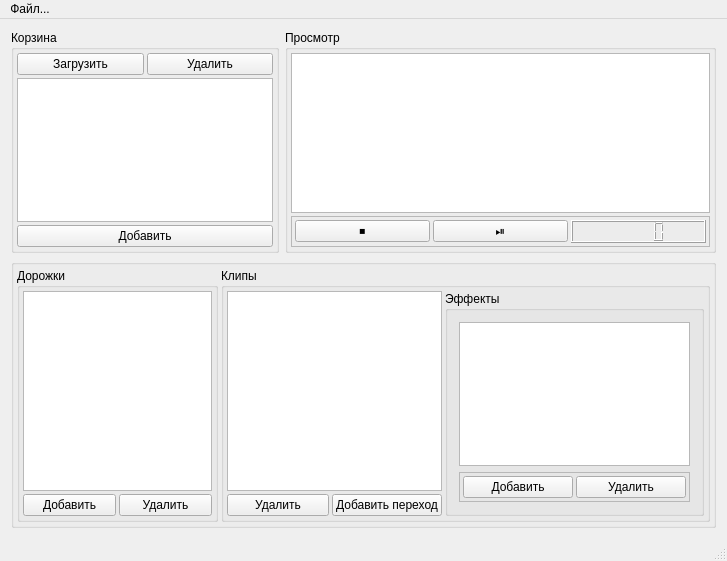
<?xml version="1.0" encoding="UTF-8"?>
<ui version="4.0">
 <class>MainWindow</class>
 <widget class="QMainWindow" name="MainWindow">
  <property name="geometry">
   <rect>
    <x>0</x>
    <y>0</y>
    <width>727</width>
    <height>561</height>
   </rect>
  </property>
  <property name="windowTitle">
   <string>Эффекты</string>
  </property>
  <widget class="QWidget" name="centralWidget">
   <layout class="QGridLayout" name="gridLayout">
    <item row="0" column="1">
     <widget class="QGroupBox" name="groupView">
      <property name="title">
       <string>Просмотр</string>
      </property>
      <layout class="QGridLayout" name="gridLayout_3">
       <property name="leftMargin">
        <number>3</number>
       </property>
       <property name="topMargin">
        <number>3</number>
       </property>
       <property name="rightMargin">
        <number>3</number>
       </property>
       <property name="bottomMargin">
        <number>3</number>
       </property>
       <property name="spacing">
        <number>3</number>
       </property>
       <item row="0" column="0">
        <widget class="QGraphicsView" name="graphView"/>
       </item>
       <item row="1" column="0">
        <widget class="QFrame" name="framePlayback">
         <property name="frameShape">
          <enum>QFrame::StyledPanel</enum>
         </property>
         <property name="frameShadow">
          <enum>QFrame::Raised</enum>
         </property>
         <layout class="QGridLayout" name="gridLayout_6">
          <property name="leftMargin">
           <number>3</number>
          </property>
          <property name="topMargin">
           <number>3</number>
          </property>
          <property name="rightMargin">
           <number>3</number>
          </property>
          <property name="bottomMargin">
           <number>3</number>
          </property>
          <property name="spacing">
           <number>3</number>
          </property>
          <item row="0" column="1">
           <widget class="QPushButton" name="btnPlay">
            <property name="text">
             <string>⏯</string>
            </property>
           </widget>
          </item>
          <item row="0" column="2">
           <widget class="QLCDNumber" name="lcdFrame"/>
          </item>
          <item row="0" column="0">
           <widget class="QPushButton" name="btnStop">
            <property name="text">
             <string>⏹</string>
            </property>
           </widget>
          </item>
         </layout>
        </widget>
       </item>
      </layout>
     </widget>
    </item>
    <item row="0" column="0">
     <widget class="QGroupBox" name="groupBin">
      <property name="title">
       <string>Корзина</string>
      </property>
      <layout class="QGridLayout" name="gridLayout_2">
       <property name="leftMargin">
        <number>3</number>
       </property>
       <property name="topMargin">
        <number>3</number>
       </property>
       <property name="rightMargin">
        <number>3</number>
       </property>
       <property name="bottomMargin">
        <number>3</number>
       </property>
       <property name="spacing">
        <number>3</number>
       </property>
       <item row="2" column="1" colspan="2">
        <widget class="QListWidget" name="listBin">
         <property name="editTriggers">
          <set>QAbstractItemView::NoEditTriggers</set>
         </property>
         <property name="defaultDropAction">
          <enum>Qt::IgnoreAction</enum>
         </property>
         <property name="viewMode">
          <enum>QListView::IconMode</enum>
         </property>
        </widget>
       </item>
       <item row="1" column="1">
        <widget class="QPushButton" name="btnLoad">
         <property name="text">
          <string>Загрузить</string>
         </property>
        </widget>
       </item>
       <item row="1" column="2">
        <widget class="QPushButton" name="btnDelFromBin">
         <property name="text">
          <string>Удалить</string>
         </property>
        </widget>
       </item>
       <item row="3" column="1" colspan="2">
        <widget class="QPushButton" name="btnAddFromBin">
         <property name="text">
          <string>Добавить</string>
         </property>
        </widget>
       </item>
      </layout>
     </widget>
    </item>
    <item row="1" column="0" colspan="2">
     <widget class="QGroupBox" name="groupTimeline">
      <property name="title">
       <string/>
      </property>
      <layout class="QGridLayout" name="gridLayout_4">
       <property name="leftMargin">
        <number>3</number>
       </property>
       <property name="topMargin">
        <number>3</number>
       </property>
       <property name="rightMargin">
        <number>3</number>
       </property>
       <property name="bottomMargin">
        <number>3</number>
       </property>
       <property name="spacing">
        <number>3</number>
       </property>
       <item row="0" column="0">
        <widget class="QGroupBox" name="groupTracks">
         <property name="title">
          <string>Дорожки</string>
         </property>
         <layout class="QGridLayout" name="gridLayout_5">
          <property name="leftMargin">
           <number>3</number>
          </property>
          <property name="topMargin">
           <number>3</number>
          </property>
          <property name="rightMargin">
           <number>3</number>
          </property>
          <property name="bottomMargin">
           <number>3</number>
          </property>
          <property name="spacing">
           <number>3</number>
          </property>
          <item row="1" column="0">
           <widget class="QPushButton" name="btnTrackAdd">
            <property name="text">
             <string>Добавить</string>
            </property>
           </widget>
          </item>
          <item row="1" column="1">
           <widget class="QPushButton" name="btnTrackDelete">
            <property name="text">
             <string>Удалить</string>
            </property>
           </widget>
          </item>
          <item row="0" column="0" colspan="2">
           <widget class="QListWidget" name="listTracks"/>
          </item>
         </layout>
        </widget>
       </item>
       <item row="0" column="1">
        <widget class="QGroupBox" name="groupClips">
         <property name="title">
          <string>Клипы</string>
         </property>
         <layout class="QGridLayout" name="gridLayout_7">
          <property name="leftMargin">
           <number>3</number>
          </property>
          <property name="topMargin">
           <number>3</number>
          </property>
          <property name="rightMargin">
           <number>3</number>
          </property>
          <property name="bottomMargin">
           <number>3</number>
          </property>
          <property name="spacing">
           <number>3</number>
          </property>
          <item row="1" column="0">
           <widget class="QPushButton" name="btnClipDelete">
            <property name="text">
             <string>Удалить</string>
            </property>
           </widget>
          </item>
          <item row="0" column="0" colspan="2">
           <widget class="QListWidget" name="listClips"/>
          </item>
          <item row="1" column="1">
           <widget class="QPushButton" name="btnMakeTransition">
            <property name="text">
             <string>Добавить переход</string>
            </property>
           </widget>
          </item>
          <item row="0" column="2" rowspan="2">
           <widget class="QGroupBox" name="groupEffects">
            <property name="title">
             <string>Эффекты</string>
            </property>
            <layout class="QGridLayout" name="gridLayout_8">
             <item row="1" column="0">
              <widget class="QFrame" name="frameEffCtl">
               <property name="frameShape">
                <enum>QFrame::StyledPanel</enum>
               </property>
               <property name="frameShadow">
                <enum>QFrame::Raised</enum>
               </property>
               <layout class="QGridLayout" name="gridLayout_9">
                <property name="leftMargin">
                 <number>3</number>
                </property>
                <property name="topMargin">
                 <number>3</number>
                </property>
                <property name="rightMargin">
                 <number>3</number>
                </property>
                <property name="bottomMargin">
                 <number>3</number>
                </property>
                <property name="spacing">
                 <number>3</number>
                </property>
                <item row="0" column="0">
                 <widget class="QPushButton" name="btnAddEffect">
                  <property name="text">
                   <string>Добавить</string>
                  </property>
                 </widget>
                </item>
                <item row="0" column="1">
                 <widget class="QPushButton" name="btnRemoveEffect">
                  <property name="text">
                   <string>Удалить</string>
                  </property>
                 </widget>
                </item>
               </layout>
              </widget>
             </item>
             <item row="0" column="0">
              <widget class="QListWidget" name="listEffects"/>
             </item>
            </layout>
           </widget>
          </item>
         </layout>
        </widget>
       </item>
      </layout>
     </widget>
    </item>
   </layout>
  </widget>
  <widget class="QMenuBar" name="menuBar">
   <property name="geometry">
    <rect>
     <x>0</x>
     <y>0</y>
     <width>727</width>
     <height>21</height>
    </rect>
   </property>
   <widget class="QMenu" name="menuFile">
    <property name="title">
     <string>Файл...</string>
    </property>
    <addaction name="actionNew"/>
   </widget>
   <addaction name="menuFile"/>
  </widget>
  <widget class="QStatusBar" name="statusBar"/>
  <action name="actionNew">
   <property name="text">
    <string>Создать...</string>
   </property>
  </action>
 </widget>
 <layoutdefault spacing="6" margin="11"/>
 <resources/>
 <connections/>
</ui>
